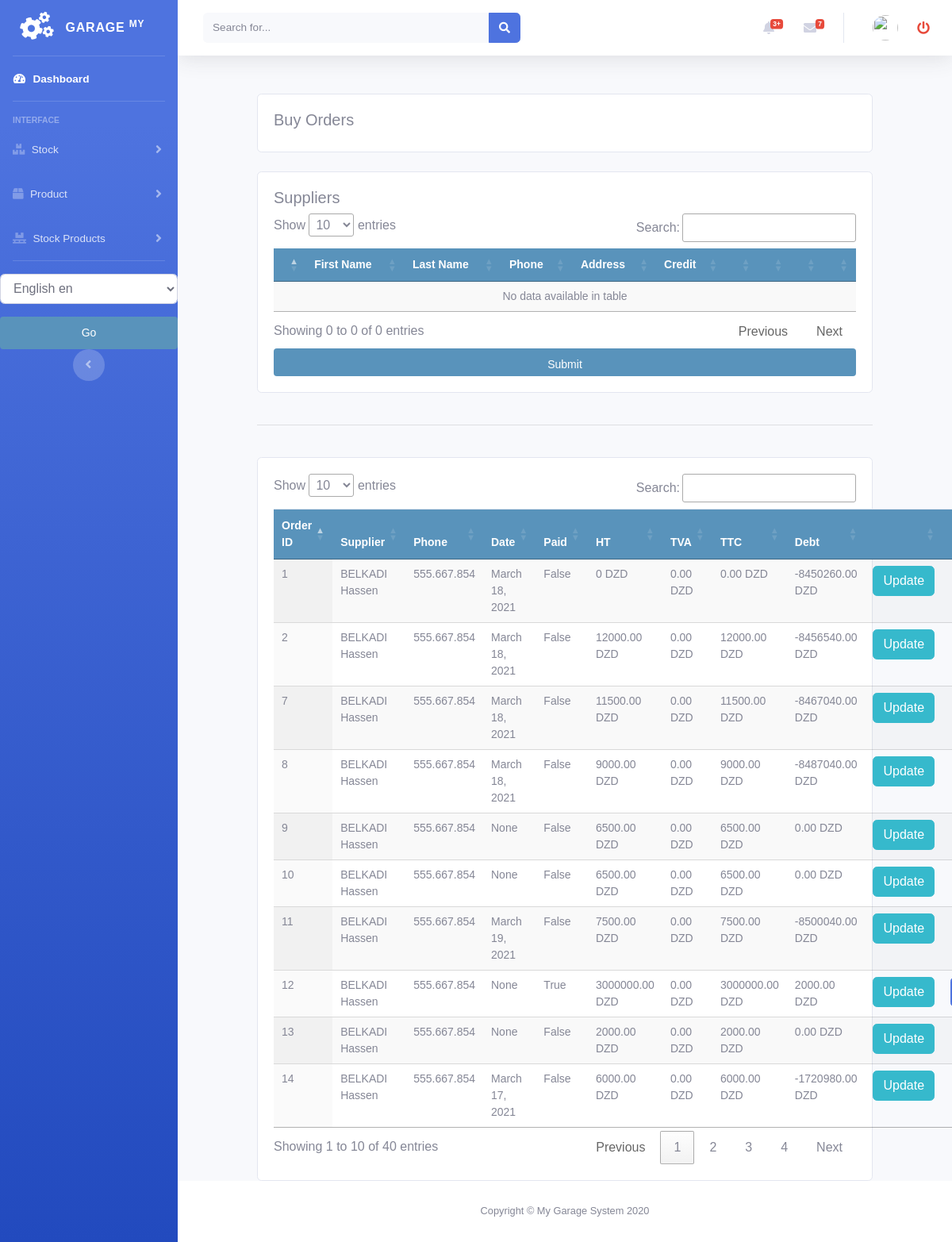
The page /buyorder/confirm_all on the database its author committed.
### buyorder/models.py (models this page shows, shortened)
class BuyOrder(models.Model):
    user = models.IntegerField(default=0)
    supplier = models.ForeignKey(Supplier, on_delete=models.DO_NOTHING)
    created = models.DateTimeField(auto_now_add=True)
    updated = models.DateTimeField(auto_now=True)
    paid = models.BooleanField(default=False)
    order_tva = models.PositiveIntegerField(default=0)
    debt = models.DecimalField(max_digits=10, decimal_places=2, null=True, blank=True, default=0)
    confirmed = models.BooleanField(default=False)
    order_date = models.DateField(null=True, blank=True)
    total_price = models.DecimalField(max_digits=10, decimal_places=2, null=True, blank=True, default=0)
    class Meta:
        ordering = ('-created',)
    def get_total_cost(self):
        return round(sum(item.get_cost() for item in self.items.all()), 2)
    def get_tva(self):
        return round(self.get_total_cost() * Decimal(self.order_tva/100), 2)
    def get_ttc(self):
        return round(self.get_total_cost() + self.get_tva(), 2)

class BuyOrderItem(models.Model):
    order = models.ForeignKey(BuyOrder,
                              related_name='items',
                              on_delete=models.CASCADE)
    product = models.ForeignKey(Product,
                                related_name='buyorder_item',
                                on_delete=models.SET_NULL, null=True, blank=True)
    price = models.DecimalField(max_digits=10, decimal_places=2)
    quantity = models.DecimalField(max_digits=10, decimal_places=2, default=0)
    stock = models.ForeignKey(Stock, related_name='item_stocks', on_delete=models.DO_NOTHING, null=True, blank=True)
    def get_cost(self):
        return round(self.price * self.quantity, 2)

### supplier/models.py (models this page shows)
class Supplier(models.Model):
    firstname = models.CharField(max_length=250, null=True)
    lastname = models.CharField(max_length=250, null=True)
    address = models.CharField(max_length=200, null=True)
    phone = models.CharField(max_length=200, null=True)
    email = models.EmailField(null=True)
    date_created = models.DateTimeField(auto_now_add=True, null=True)
    date_joined = models.DateField(null=True)
    credit = models.DecimalField(max_digits=10, decimal_places=2, null=True, default=0.0)
    def __str__(self):
        return self.firstname + " " + self.lastname

### buyorder/views.py (the view)
# urls.py: path('confirm_all', views.confirm_all, name='confirm_all'),
def confirm_all(request):
    buyorders = BuyOrder.objects.all()
    for order in buyorders:
        order.total_price = order.get_total_cost()
        order.confirmed = True
        order.save()
        cache.delete(Buyorder_KEY)
    context = {
        'buyorders': buyorders,
    }
    return render(request, 'buyorder/list_buyorder.html', context)

### accounts/templatetags/erpextra.py (called while the page is built)
@register.filter(name='has_group')
def has_group(user, group_name):
    group = Group.objects.get(name=group_name)
    return True if group in user.groups.all() else False

### buyorder/templates/buyorder/list_buyorder.html (shortened to what this page needs)
{% extends 'home.html' %}
{% load static %}
{% load i18n %}
{% block content %}
<br>
<div class="row">
    <div class="col-md">
        <div class="card card-body">
            <h5>{% trans "Buy Orders" %}</h5>
        </div>
        <br>
        <div class="card card-body">
                        <h5>{% trans "Suppliers" %}</h5>
            <form id="order-form" action="" method="post">
                    {% csrf_token %}
            <table id="table_supplier" class="display text-center">
                <thead>
                <tr>
                    <th></th>
                    <th>{% trans "First Name" %}</th>
                    <th>{% trans "Last Name" %}</th>
                    <th>{% trans "Phone" %}</th>
                    <th>{% trans "Address" %}</th>
                    <th>{% trans "Credit" %}</th>
                    <th></th>
                    <th></th>
                    <th></th>
                    <th></th>
                </tr>
                </thead>
                <tbody>
                </tbody>
            </table>
            <input class="form-control btn btn-primary" type="submit" name="submit">
            </form>
        </div>
        <br>
        <hr>
        <br>
        <div class="card card-body">
            <table id="table_id" class="table display text-center">
                <thead>
                <tr>
                    <th>{% trans "Order ID" %}</th>
                    <th>{% trans "Supplier" %}</th>
                    <th>{% trans "Phone" %}</th>
                    <th>{% trans "Date" %}</th>
                    <th>{% trans "Paid" %}</th>
                    <th>{% trans "HT" %}</th>
                    <th>{% trans "TVA" %}</th>
                    <th>{% trans "TTC" %}</th>
                    <th>{% trans "Debt" %}</th>
                    <th></th>
                    <th></th>
                </tr>
                </thead>
                <tbody>
                {% for order in buyorders %}
                <tr>
                    <td>{{order.id}}</td>
                    <td>{{order.supplier}}</td>
                    <td>{{order.supplier.phone}}</td>
                    <td>{{order.order_date}}</td>
                    <td>{{order.paid}}</td>
                    <td>{{order.total_price}} {% trans "DZD" %}</td>
                    <td>{{order.get_tva}} {% trans "DZD" %}</td>
                    <td>{{order.get_ttc}} {% trans "DZD" %}</td>
                    <td>{{order.debt}} {% trans "DZD" %}</td>
                    <td>
                        {% if order.confirmed %}
                             <a class="btn btn-info " href="{% url 'buyorder:update_order' order.id %}">{% trans "Update" %}</a>
                        {% else %}
                             <a class="btn btn-success " href="{% url 'buyorder:buyorder_confirmation' order.id %}">{% trans "Confirm" %}</a>
                        {% endif %}
                    </td>
                    <td>
                    </td>
                </tr>
                {% endfor %}
                </tbody>
            </table>
        </div>
    </div>
</div>
{% endblock %}
{% block jsscript %}
<link rel="stylesheet" href="https://ajax.googleapis.com/ajax/libs/jqueryui/1.12.1/themes/smoothness/jquery-ui.css">
<link rel="stylesheet" href="https://cdnjs.cloudflare.com/ajax/libs/chosen/1.8.7/chosen.min.css"/>
<link rel="stylesheet" type="text/css" href="https://cdn.datatables.net/1.10.22/css/jquery.dataTables.css">
{% endblock %}

### static/css/main.css (style rules this page uses)
body { margin:0; padding:0; font-family:helvetica, sans-serif; }
h1, h2, h3, h4, h5 , h6 { font-family: 'Ubuntu', sans-serif; font-weight:normal; }
a { text-decoration:none; color:#5993bb; }
a.button, input[type="submit"] { color:#fff; background:#5993bb; border-radius:4px; padding:10px 20px; font-size:14px; border:0; }
table { width:100%; border-spacing:0; border-collapse: collapse; }
table th, table td { text-align:left; font-size:14px; padding:10px; margin:0; }
tbody tr:nth-child(odd) { background:#efefef; }
thead th, tbody tr.total { background:#5993bb; color:#fff; font-weight:bold; }

### rows shown on the page
BuyOrder: id "14", supplier "BELKADI Hassen", supplier.phone "555.667.854", order_date "March 17, 2021", paid "False", total_price "6000.00", get_tva "0.00", get_ttc "6000.00", debt "-1720980.00"
BuyOrder: id "13", supplier "BELKADI Hassen", supplier.phone "555.667.854", order_date "None", paid "False", total_price "2000.00", get_tva "0.00", get_ttc "2000.00", debt "0.00"
BuyOrder: id "12", supplier "BELKADI Hassen", supplier.phone "555.667.854", order_date "None", paid "True", total_price "3000000.00", get_tva "0.00", get_ttc "3000000.00", debt "2000.00"
BuyOrder: id "11", supplier "BELKADI Hassen", supplier.phone "555.667.854", order_date "March 19, 2021", paid "False", total_price "7500.00", get_tva "0.00", get_ttc "7500.00", debt "-8500040.00"
BuyOrder: id "10", supplier "BELKADI Hassen", supplier.phone "555.667.854", order_date "None", paid "False", total_price "6500.00", get_tva "0.00", get_ttc "6500.00", debt "0.00"
BuyOrder: id "9", supplier "BELKADI Hassen", supplier.phone "555.667.854", order_date "None", paid "False", total_price "6500.00", get_tva "0.00", get_ttc "6500.00", debt "0.00"
BuyOrder: id "8", supplier "BELKADI Hassen", supplier.phone "555.667.854", order_date "March 18, 2021", paid "False", total_price "9000.00", get_tva "0.00", get_ttc "9000.00", debt "-8487040.00"
BuyOrder: id "7", supplier "BELKADI Hassen", supplier.phone "555.667.854", order_date "March 18, 2021", paid "False", total_price "11500.00", get_tva "0.00", get_ttc "11500.00", debt "-8467040.00"
BuyOrder: id "2", supplier "BELKADI Hassen", supplier.phone "555.667.854", order_date "March 18, 2021", paid "False", total_price "12000.00", get_tva "0.00", get_ttc "12000.00", debt "-8456540.00"
BuyOrder: id "1", supplier "BELKADI Hassen", supplier.phone "555.667.854", order_date "March 18, 2021", paid "False", total_price "0", get_tva "0.00", get_ttc "0.00", debt "-8450260.00"
